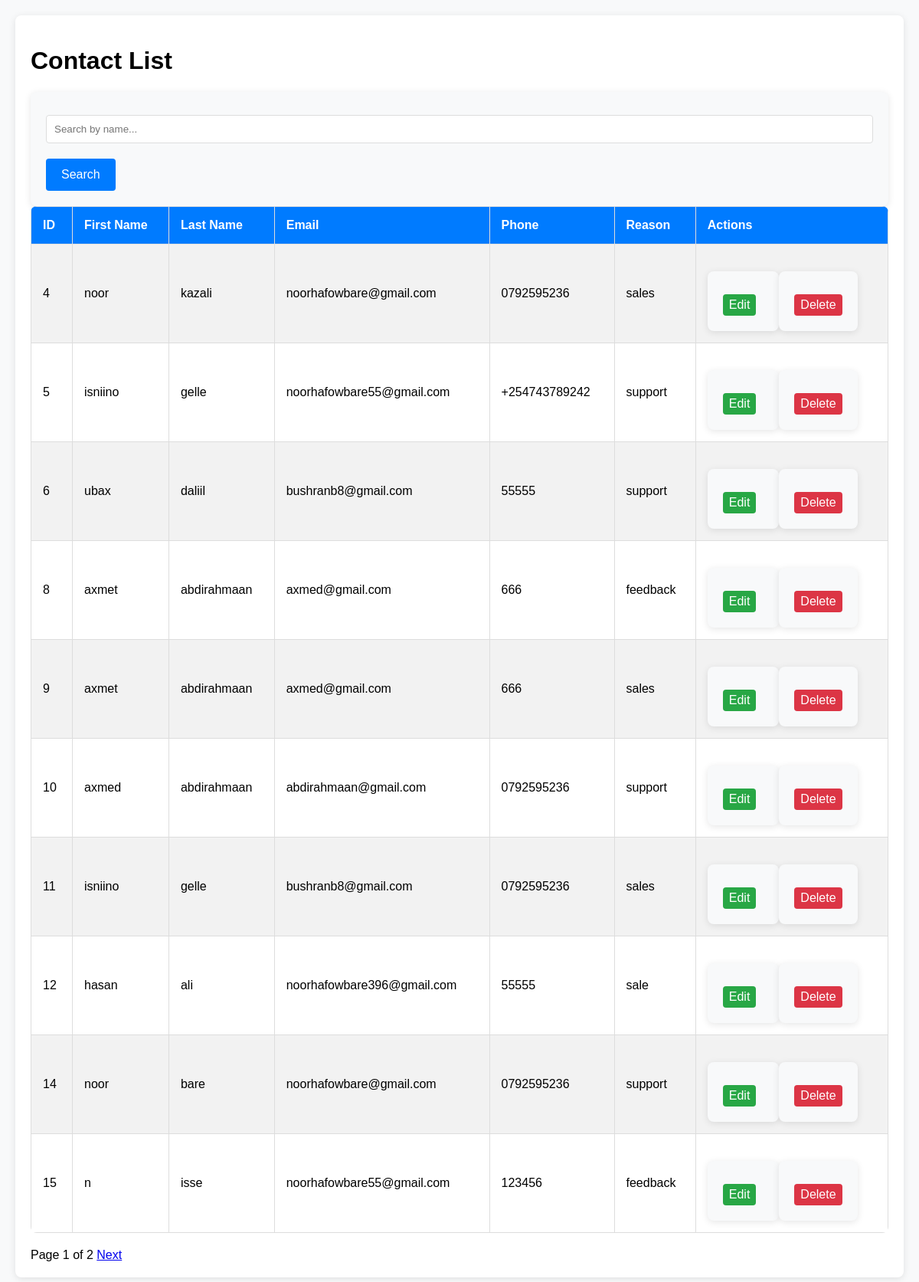
/admin/contacts, run on an earlier commit of the app's database.
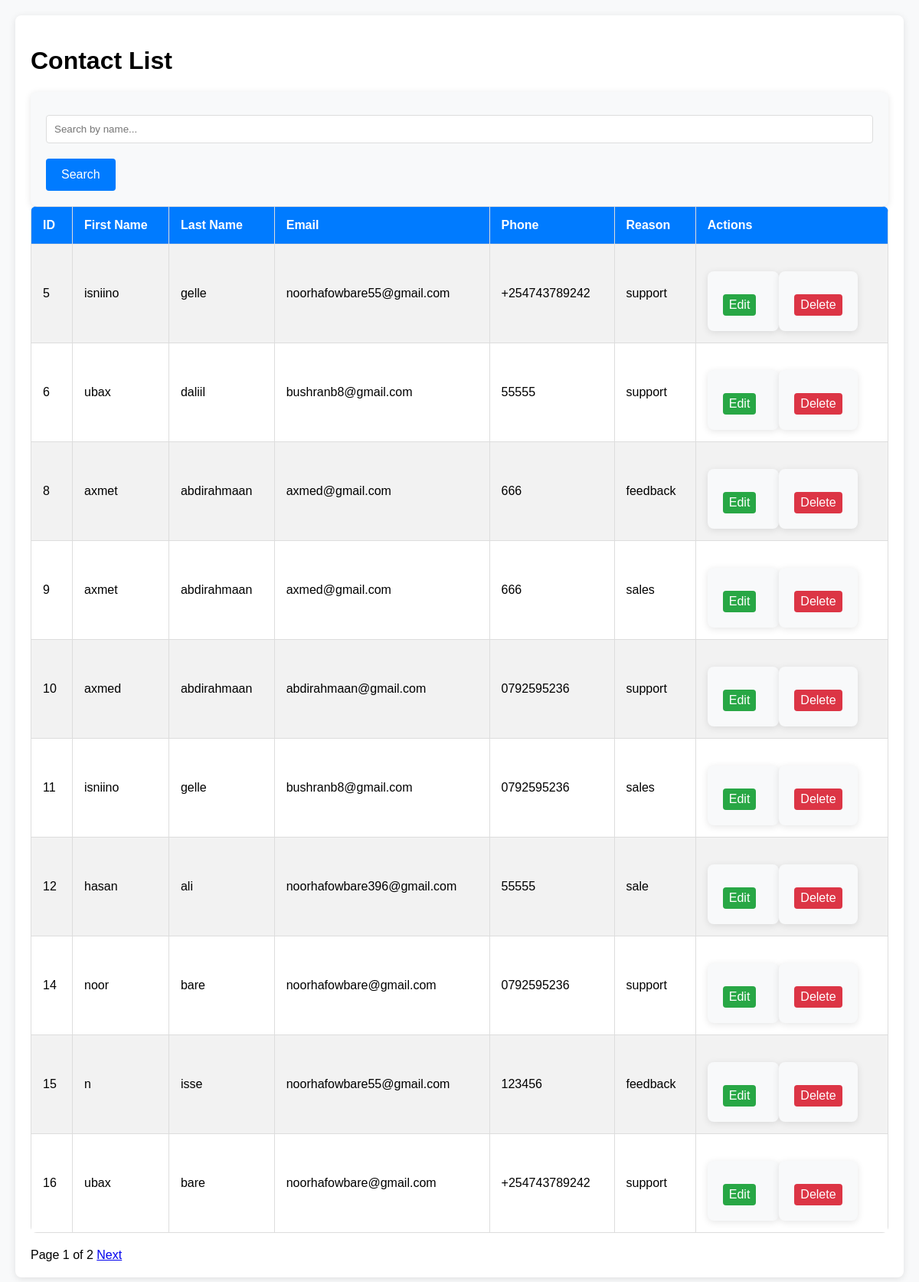
And on a later commit of the database.
### tables this page shows
CREATE TABLE contacts (
                    id INTEGER PRIMARY KEY AUTOINCREMENT,
                    first_name TEXT NOT NULL,
                    last_name TEXT NOT NULL,
                    email TEXT NOT NULL,
                    phone TEXT NOT NULL,
                    reason TEXT NOT NULL
                );

### app.py (the view)
@app.route('/admin/contacts')
def view_contacts():
    search = request.args.get('search', '')  # Search functionality
    page = request.args.get('page', 1, type=int)
    per_page = 10  # Number of records per page
    offset = (page - 1) * per_page
    conn = get_db_connection()
    query = 'SELECT * FROM contacts WHERE first_name LIKE ? OR last_name LIKE ? LIMIT ? OFFSET ?'
    search_param = f"%{search}%"
    contacts = conn.execute(query, (search_param, search_param, per_page, offset)).fetchall()
    total_query = 'SELECT COUNT(*) FROM contacts WHERE first_name LIKE ? OR last_name LIKE ?'
    total = conn.execute(total_query, (search_param, search_param)).fetchone()[0]
    conn.close()
    return render_template('contacts.html', contacts=contacts, page=page, per_page=per_page, total=total)

### app.py (called while the page is built)
def get_db_connection():
    conn = sqlite3.connect('database.db')
    conn.row_factory = sqlite3.Row
    return conn

### templates/contacts.html (shortened to what this page needs)
<!DOCTYPE html>
<html lang="en">
  <head>
    <link
      rel="stylesheet"
      href="{{ url_for('static', filename='css/admin.css') }}"
    />
  </head>
  <body>
    <div class="container">
      <h1>Contact List</h1>
      <div class="search-container">
        <form action="{{ url_for('view_contacts') }}" method="GET">
          <input
            type="text"
            name="search"
            placeholder="Search by name..."
            value="{{ request.args.get('search', '') }}"
          />
          <button type="submit">Search</button>
        </form>
      </div>
      <table>
        <tr>
          <th>ID</th>
          <th>First Name</th>
          <th>Last Name</th>
          <th>Email</th>
          <th>Phone</th>
          <th>Reason</th>
          <th>Actions</th>
        </tr>
        {% for contact in contacts %}
        <tr>
          <td>{{ contact.id }}</td>
          <td>{{ contact.first_name }}</td>
          <td>{{ contact.last_name }}</td>
          <td>{{ contact.email }}</td>
          <td>{{ contact.phone }}</td>
          <td>{{ contact.reason }}</td>
          <td>
            <div class="actions">
              <form
                action="{{ url_for('edit_contact', id=contact.id) }}"
                method="GET"
                style="display: inline"
              >
                <button class="edit" type="submit">Edit</button>
              </form>
              <form
                action="{{ url_for('delete_contact', id=contact.id) }}"
                method="POST"
                style="display: inline"
                onsubmit="return confirm('Are you sure you want to delete this contact?');"
              >
                <button class="delete" type="submit">Delete</button>
              </form>
            </div>
          </td>
        </tr>
        {% endfor %}
      </table>
      <div class="pagination">
        <span
          >Page {{ page }} of {{ (total // per_page) + (1 if total % per_page >
          0 else 0) }}</span
        >
        {% if page < (total // per_page) + (1 if total % per_page > 0 else 0) %}
        <a
          href="{{ url_for('view_contacts', page=page+1, search=request.args.get('search', '')) }}"
          >Next</a
        >
        {% endif %}
      </div>
    </div>
  </body>
</html>

What changed in the data, as far as the page shows it:
removed contacts: id "4", first_name "noor", last_name "kazali", email "noorhafowbare@gmail.com", phone "0792595236", reason "sales"
now on this page (row unchanged): contacts: id "16", first_name "ubax", last_name "bare", email "noorhafowbare@gmail.com", phone "+254743789242", reason "support"
